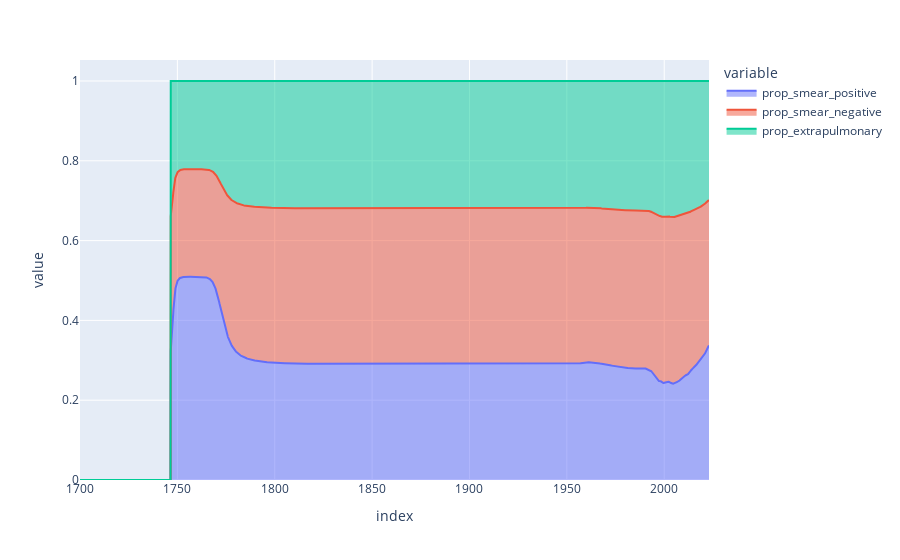

Source (notebook cell):
### Code cell
derived_df_0[[f"prop_{organ_stratum}" for organ_stratum in organ_strata]].plot(
    kind="area"
)

### Figure 1 — Plotly figure (JSON) as saved in the notebook; plotly's stock layout.template omitted (floating-point values rounded to 4 significant figures; data arrays with more than 128 entries replaced by an {"elided": "..."} marker saying what was removed)
{"data": [{"fillpattern": {"shape": ""}, "hovertemplate": "variable=prop_smear_positive<br>index=%{x}<br>value=%{y}<extra></extra>", "legendgroup": "prop_smear_positive", "line": {"color": "#636efa"}, "marker": {"symbol": "circle"}, "mode": "lines", "name": "prop_smear_positive", "orientation": "v", "showlegend": true, "stackgroup": "1", "type": "scatter", "x": {"elided": "3231 float values"}, "xaxis": "x", "y": {"elided": "3231 float values"}, "yaxis": "y"}, {"fillpattern": {"shape": ""}, "hovertemplate": "variable=prop_smear_negative<br>index=%{x}<br>value=%{y}<extra></extra>", "legendgroup": "prop_smear_negative", "line": {"color": "#EF553B"}, "marker": {"symbol": "circle"}, "mode": "lines", "name": "prop_smear_negative", "orientation": "v", "showlegend": true, "stackgroup": "1", "type": "scatter", "x": {"elided": "3231 float values"}, "xaxis": "x", "y": {"elided": "3231 float values"}, "yaxis": "y"}, {"fillpattern": {"shape": ""}, "hovertemplate": "variable=prop_extrapulmonary<br>index=%{x}<br>value=%{y}<extra></extra>", "legendgroup": "prop_extrapulmonary", "line": {"color": "#00cc96"}, "marker": {"symbol": "circle"}, "mode": "lines", "name": "prop_extrapulmonary", "orientation": "v", "showlegend": true, "stackgroup": "1", "type": "scatter", "x": {"elided": "3231 float values"}, "xaxis": "x", "y": {"elided": "3231 float values"}, "yaxis": "y"}], "layout": {"legend": {"title": {"text": "variable"}, "tracegroupgap": 0}, "margin": {"t": 60}, "xaxis": {"anchor": "y", "domain": [0, 1], "title": {"text": "index"}}, "yaxis": {"anchor": "x", "domain": [0, 1], "title": {"text": "value"}}}}
